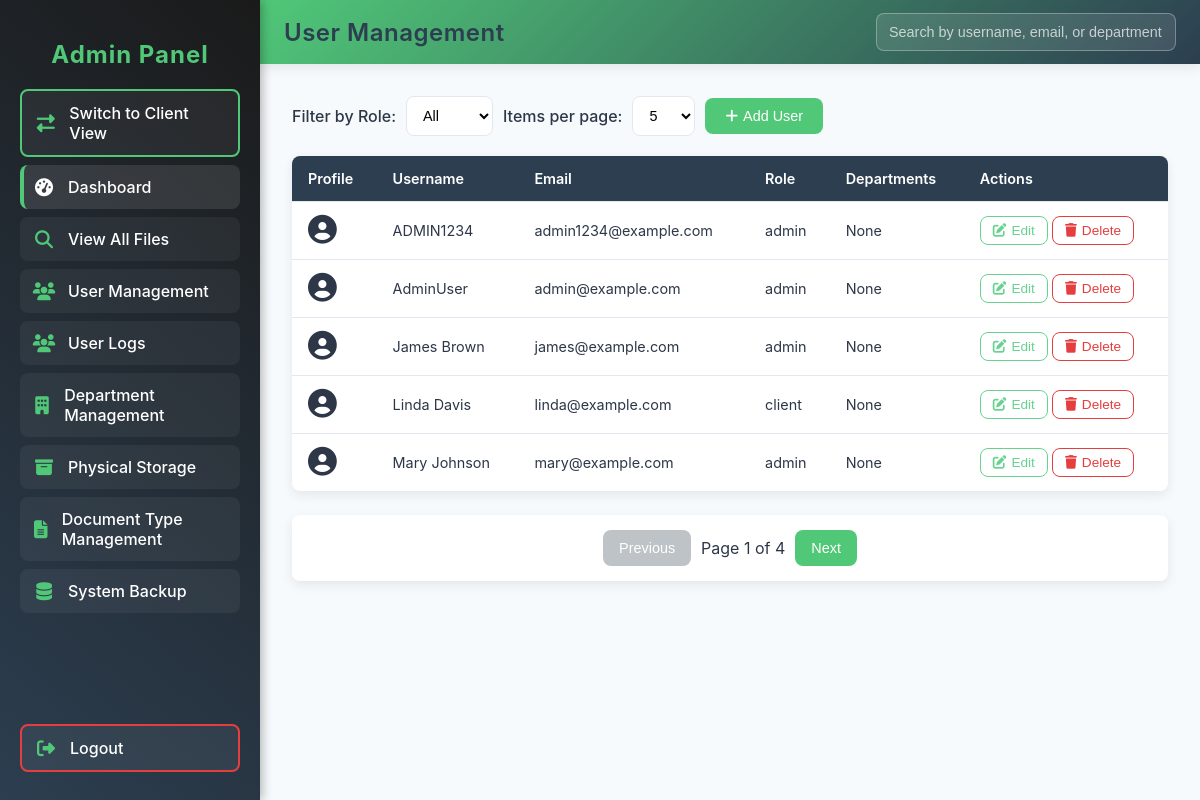
Before: /user_management.php (signed in) with the older database file.
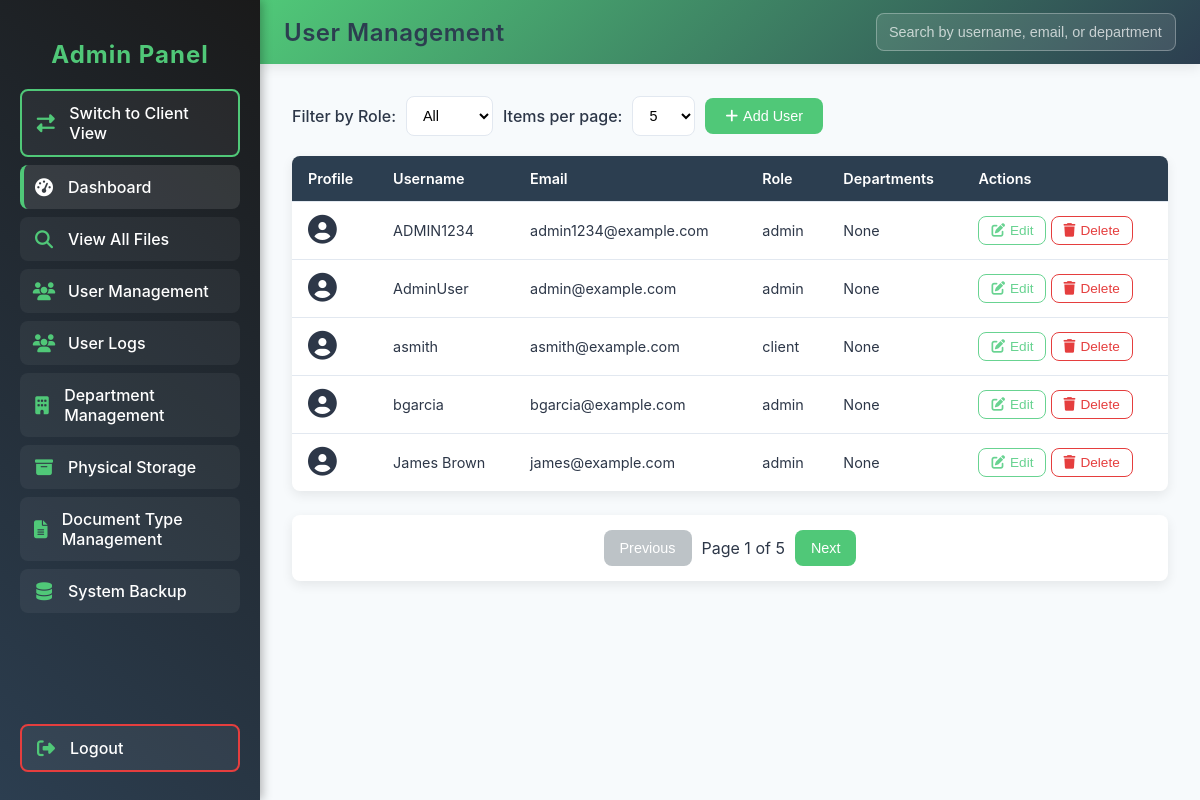
After: the same page with the newer database file.
### tables this page shows
CREATE TABLE `users` (
  `user_id` int(11) NOT NULL AUTO_INCREMENT,
  `username` varchar(50) NOT NULL,
  `email` varchar(100) NOT NULL,
  `password` varchar(255) NOT NULL,
  `role` enum('admin','client') NOT NULL,
  `profile_picture` varchar(512) DEFAULT NULL COMMENT 'Path to user profile picture',
  `date_created` datetime NOT NULL DEFAULT current_timestamp(),
  `date_updated` datetime NOT NULL DEFAULT current_timestamp() ON UPDATE current_timestamp(),
  `personal_folder` varchar(512) DEFAULT NULL COMMENT 'Personal folder path for user',
  PRIMARY KEY (`user_id`),
  UNIQUE KEY `idx_username` (`username`),
  UNIQUE KEY `idx_email` (`email`),
  KEY `idx_role` (`role`)
);

### user_management.php (the view, shortened to what this page needs)
<?php
require 'db_connection.php';
function executeQuery($pdo, $query, $params = [])
{
    try {
        $stmt = $pdo->prepare($query);
        $stmt->execute($params);
        return $stmt;
    } catch (PDOException $e) {
        error_log("Database error: " . $e->getMessage());
        return false;
    }
}
function sanitizeHTML($data)
{
    return htmlspecialchars($data ?? '', ENT_QUOTES, 'UTF-8');
}
$itemsPerPage = isset($_GET['items_per_page']) ? (int)$_GET['items_per_page'] : 5;
$currentPage = isset($_GET['page']) ? (int)$_GET['page'] : 1;
$currentPage = max(1, $currentPage);
$offset = ($currentPage - 1) * $itemsPerPage;
$whereClause = [];
$params = [];
$whereClause = $whereClause ? "WHERE " . implode(" AND ", $whereClause) : "";
$query = "
    SELECT
        u.user_id,
        u.username,
        u.email,
        u.role,
        u.profile_picture,
        GROUP_CONCAT(DISTINCT CASE
            WHEN d.department_type IN ('college', 'office') THEN d.department_name
            ELSE NULL
        END) AS main_departments,
        GROUP_CONCAT(DISTINCT CASE
            WHEN d.department_type = 'sub_department' THEN d.department_name
            ELSE NULL
        END) AS sub_departments
    FROM users u
    LEFT JOIN user_department_assignments ud ON u.user_id = ud.user_id
    LEFT JOIN departments d ON ud.department_id = d.department_id
    $whereClause
    GROUP BY u.user_id
    ORDER BY u.username";
if ($itemsPerPage !== -1) {
    $query .= " LIMIT ?, ?";
    $params[] = $offset;
    $params[] = $itemsPerPage;
}
$usersStmt = executeQuery($pdo, $query, $params);
$users = $usersStmt ? $usersStmt->fetchAll(PDO::FETCH_ASSOC) : [];
$countParams = $params;
if ($itemsPerPage !== -1) {
    array_pop($countParams);
    array_pop($countParams);
}
$countStmt = executeQuery($pdo, "
    SELECT COUNT(*)
    FROM users u
    LEFT JOIN user_department_assignments ud ON u.user_id = ud.user_id
    LEFT JOIN departments d ON ud.department_id = d.department_id
    $whereClause", $countParams);
$totalUsers = $countStmt ? $countStmt->fetchColumn() : 0;
$totalPages = $itemsPerPage === -1 ? 1 : max(1, ceil($totalUsers / $itemsPerPage));
?>
<!DOCTYPE html>
<html lang="en">
<head>
    <link rel="stylesheet" href="style/user_management.css">
    <link rel="stylesheet" href="style/admin-search.css">
    <link rel="stylesheet" href="style/admin-sidebar.css">
    <link rel="stylesheet" href="https://cdnjs.cloudflare.com/ajax/libs/font-awesome/6.4.0/css/all.min.css">
    <link rel="stylesheet" href="https://cdn.jsdelivr.net/npm/tom-select@2.0.0/dist/css/tom-select.css">
    <link rel="stylesheet" href="https://code.jquery.com/ui/1.12.1/themes/base/jquery-ui.css">
    <link rel="stylesheet" href="https://cdn.jsdelivr.net/npm/cropperjs@1.5.12/dist/cropper.min.css">
</head>
<body class="admin-dashboard">
    <?php
    include 'admin_menu.php';
    ?>
    <div class="top-nav">
        <h2>User Management</h2>
        <input type="text" id="filterSearch" placeholder="Search by username, email, or department..." autocomplete="off" aria-label="Search users">
    </div>
    <div class="main-content">
        <div class="filter-container">
            <label for="role_filter">Filter by Role:</label>
            <select id="role_filter" onchange="updateRoleFilter()">
                <option value="">All</option>
            </select>
            <label for="items_per_page">Items per page:</label>
            <select id="items_per_page" onchange="updateItemsPerPage()">
                <option value="5" <?php echo $itemsPerPage === 5 ? 'selected' : ''; ?>>5</option>
            </select>
            <button class="primary-btn" onclick="openModal('add')">
                <i class="fas fa-plus"></i> Add User
            </button>
        </div>
        <div class="table-container">
            <table class="department-table">
                <thead>
                    <tr>
                        <th>Profile</th>
                        <th>Username</th>
                        <th>Email</th>
                        <th>Role</th>
                        <th>Departments</th>
                        <th>Actions</th>
                    </tr>
                </thead>
                <tbody>
                    <?php foreach ($users as $user): ?>
                        <tr>
                            <td>
                                <?php if ($user['profile_picture']): ?>
                                    <img src="<?php echo sanitizeHTML($user['profile_picture']); ?>" alt="Profile" class="profile-pic">
                                <?php else: ?>
                                    <i class="fas fa-user-circle fa-2x"></i>
                                <?php endif; ?>
                            </td>
                            <td><?php echo sanitizeHTML($user['username']); ?></td>
                            <td><?php echo sanitizeHTML($user['email']); ?></td>
                            <td><?php echo sanitizeHTML($user['role']); ?></td>
                            <td>
                                <?php
                                $departments_display = [];
                                echo !empty($departments_display) ? implode(' → ', $departments_display) : 'None';
                                ?>
                            </td>
                            <td>
                                <button class="secondary-btn edit-btn" onclick='openModal("edit", <?php echo json_encode($user); ?>)'>
                                    <i class="fas fa-edit"></i> Edit
                                </button>
                                <button class="secondary-btn delete-btn" onclick='openModal("delete", <?php echo json_encode($user); ?>)'>
                                    <i class="fas fa-trash"></i> Delete
                                </button>
                            </td>
                        </tr>
                    <?php endforeach; ?>
                </tbody>
            </table>
        </div>
        <?php if ($itemsPerPage !== -1): ?>
            <div class="pagination">
                <button onclick="goToPage(<?php echo $currentPage - 1; ?>)" <?php echo $currentPage === 1 ? 'disabled' : ''; ?>>Previous</button>
                <span>Page <?php echo $currentPage; ?> of <?php echo $totalPages; ?></span>
                <button onclick="goToPage(<?php echo $currentPage + 1; ?>)" <?php echo $currentPage === $totalPages ? 'disabled' : ''; ?>>Next</button>
            </div>
        <?php endif; ?>
    </div>
</body>
</html>

### admin_menu.php
<div class="sidebar">
    <h2 class="sidebar-title">Admin Panel</h2>
    <a href="dashboard.php" class="client-btn">
        <i class="fas fa-exchange-alt"></i>
        <span class="link-text">Switch to Client View</span>
    </a>
    <a href="admin_dashboard.php" class="active">
        <i class="fas fa-tachometer-alt"></i>
        <span class="link-text">Dashboard</span>
    </a>
    <a href="admin_search.php">
        <i class="fas fa-search"></i>
        <span class="link-text">View All Files</span>
    </a>
    <a href="user_management.php">
        <i class="fas fa-users"></i>
        <span class="link-text">User Management</span>
    </a>
        <a href="admin_logs.php">
        <i class="fas fa-users"></i>
        <span class="link-text">User Logs</span>
    </a>
    <a href="department_management.php">
        <i class="fas fa-building"></i>
        <span class="link-text">Department Management</span>
    </a>
    <a href="physical_storage_management.php">
        <i class="fas fa-archive"></i>
        <span class="link-text">Physical Storage</span>
    </a>
    <a href="document_type_management.php">
        <i class="fas fa-file-alt"></i>
        <span class="link-text">Document Type Management</span>
    </a>
    <a href="backup.php">
        <i class="fas fa-database"></i>
        <span class="link-text">System Backup</span>
        <a href="logout.php" class="logout-btn">
            <i class="fas fa-sign-out-alt"></i>
            <span class="link-text">Logout</span>
        </a>
</div>

### style/user_management.css (style rules this page uses)
.admin-dashboard { font-family: var(--font-family, 'Segoe UI', Tahoma, Geneva, Verdana, sans-serif); background-color: var(--background-color, #f5f7fa); margin: 0; padding: 0; color: var(--text-color, #333); position: relative; }
.main-content { margin-left: 260px; padding: 32px; padding-top: 96px; width: calc(100% - 260px); box-sizing: border-box; transition: margin-left 0.3s ease, width 0.3s ease; min-height: 100vh; }
h2 { color: var(--secondary-color, #2c3e50); margin-bottom: 20px; font-weight: 600; }
.filter-container { margin-bottom: 20px; display: flex; align-items: center; gap: 10px; flex-wrap: wrap; }
.filter-container label { font-weight: 500; }
.filter-container select { padding: 10px 12px; border: 1px solid var(--border-color, #ddd); border-radius: var(--border-radius, 4px); background-color: white; font-size: 0.9rem; cursor: pointer; }
.primary-btn { background-color: var(--primary-color, #3498db); color: white; border: none; padding: 10px 20px; border-radius: var(--border-radius, 4px); cursor: pointer; font-size: 0.9rem; font-weight: 500; display: inline-flex; align-items: center; gap: 5px; transition: var(--transition, all 0.3s ease); }
.secondary-btn { background-color: var(--card-background, #f8f9fa); color: var(--text-color, #333); border: 1px solid var(--border-color, #ddd); padding: 6px 12px; border-radius: var(--border-radius, 4px); cursor: pointer; font-size: 0.85rem; display: inline-flex; align-items: center; gap: 5px; transition: var(--transition, all 0.3s ease); }
.edit-btn { color: var(--success-color, #28a745); border-color: var(--success-color, #28a745); }
.delete-btn { color: var(--danger-color, #dc3545); border-color: var(--danger-color, #dc3545); }
.table-container { background-color: var(--card-background, white); border-radius: var(--border-radius, 8px); box-shadow: var(--shadow, 0 2px 10px rgba(0, 0, 0, 0.1)); overflow: hidden; margin-top: 20px; max-height: 60vh; overflow-y: auto; }
.department-table { width: 100%; border-collapse: collapse; font-size: 0.9rem; }
.department-table th { background-color: var(--secondary-color, #f1f5f9); padding: 14px 16px; text-align: left; font-weight: 600; color: white; border-bottom: 1px solid var(--border-color, #ddd); position: sticky; top: 0; z-index: 10; }
.department-table td { padding: 14px 16px; border-bottom: 1px solid var(--border-color, #eee); }
.department-table tr:last-child td { border-bottom: none; }
.pagination { display: flex; align-items: center; justify-content: center; gap: 10px; margin-top: 24px; padding: 15px; background-color: var(--card-background, white); border-radius: var(--border-radius, 8px); box-shadow: var(--shadow, 0 2px 10px rgba(0, 0, 0, 0.1)); }
.pagination button { padding: 10px 16px; background-color: var(--primary-color, #3498db); color: white; border: none; border-radius: var(--border-radius, 4px); cursor: pointer; font-size: 0.9rem; font-weight: 500; transition: var(--transition, all 0.3s ease); }
.pagination button:disabled { background-color: #bdc3c7; cursor: not-allowed; }

Changed rows visible on the page:
no longer on this page (row unchanged): users: username "Linda Davis", email "linda@example.com", role "client"
no longer on this page (row unchanged): users: username "Mary Johnson", email "mary@example.com", role "admin"
added users: username "asmith", email "asmith@example.com", role "client"
added users: username "bgarcia", email "bgarcia@example.com", role "admin"
Other visible differences:
$totalPages: "4" → "5"
